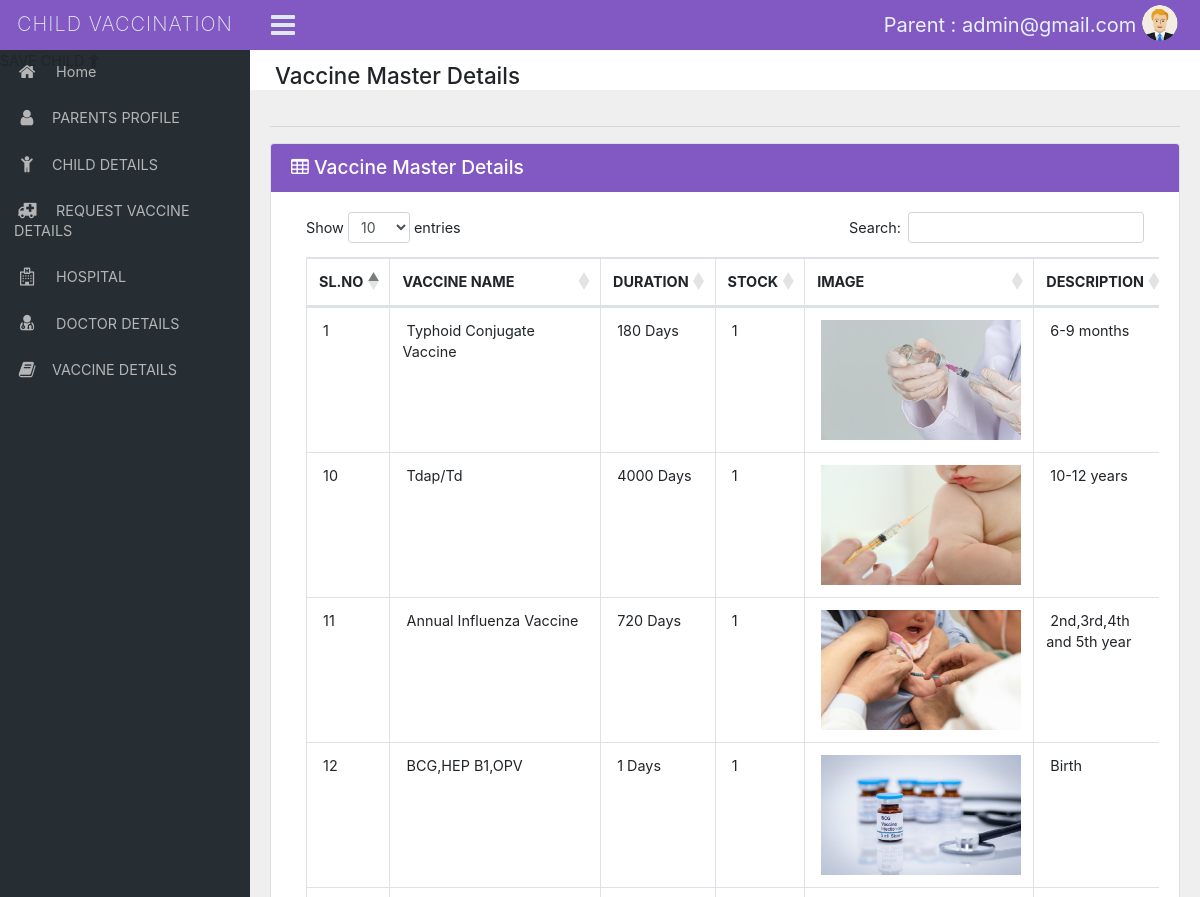
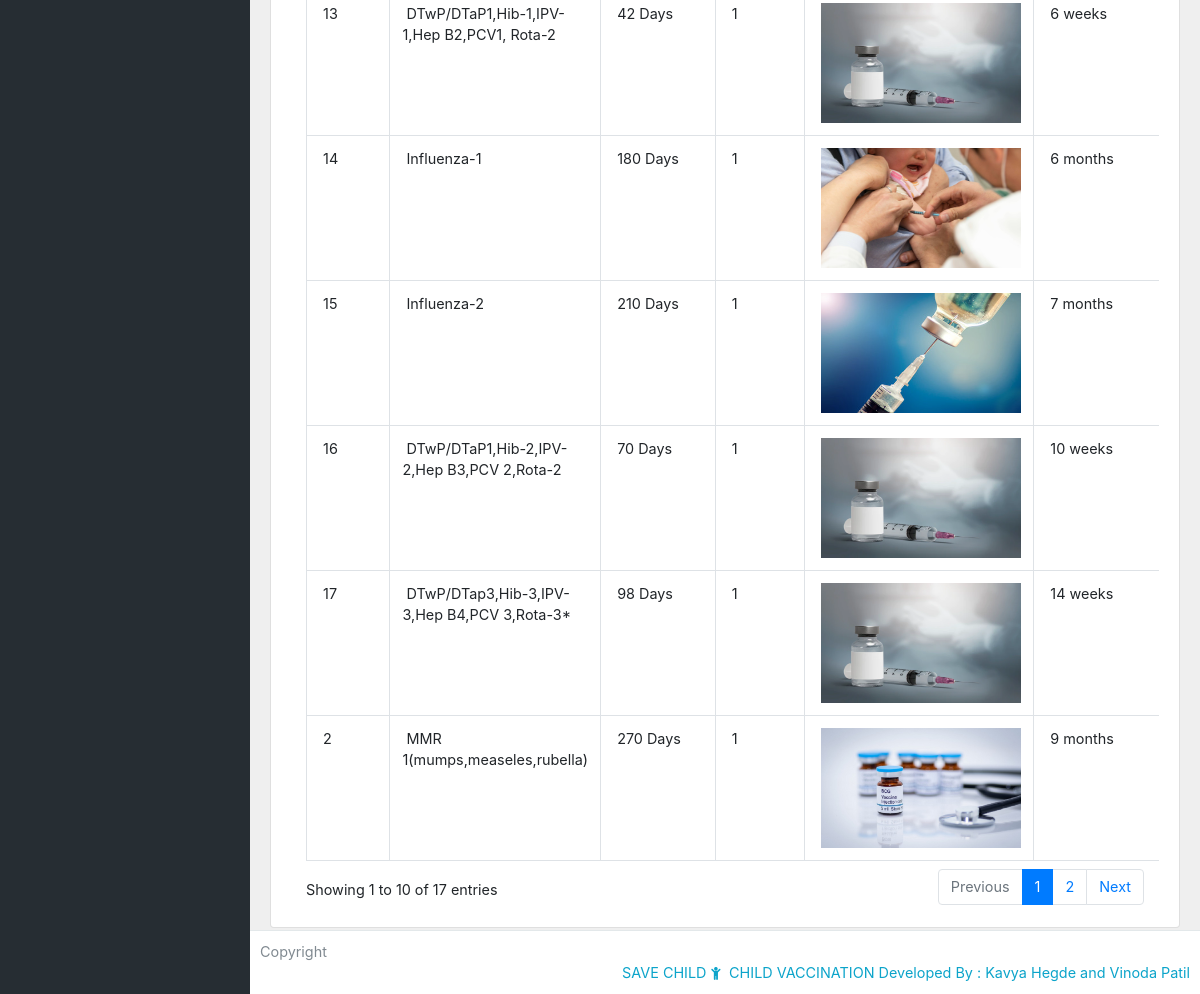
The app's page /parents/Vaccine_market_view.php (signed in) with its own data (2 pictures, top to bottom).
### tables this page shows
CREATE TABLE `vaccine_master` (
  `v_id` int(100) NOT NULL,
  `vname` varchar(100) NOT NULL,
  `duration_type` varchar(100) NOT NULL,
  `duration_of_vaccine` int(11) NOT NULL,
  `stock` int(11) NOT NULL,
  `image` varchar(300) NOT NULL,
  `description` varchar(100) NOT NULL
);

### parents/Vaccine_market_view.php (the view, shortened to what this page needs)
<!DOCTYPE html>
<html lang="en">
<?php include('metadata.php'); ?>
<body class="adminbody">
<div id="main">
<?php include('header.php'); ?>
  <?php include('sidebar.php'); ?>
    <div class="content-page">
        <div class="content">
      <div class="container-fluid">
        <div class="row">
            <div class="col-xl-12">
                <div class="breadcrumb-holder">
                    <h1 class="main-title float-left"> Vaccine Master Details</h1>
                    <div class="clearfix"></div>
                </div>
            </div>
        </div>
        <hr>
<div class="row">
            <div class="col-xs-12 col-sm-12 col-md-12 col-lg-12 col-xl-12">
              <div class="card mb-3">
                <div class="card-header">
                  <h3><i class="fa fa-table"></i> Vaccine Master Details </h3>
                </div>
                <div class="card-body">
                  <div class="table-responsive">
                  <table id="example1" class="table table-bordered table-hover display">
                        <thead>
                          <tr>
    <th>SL.NO</th>
    <th>VACCINE NAME </th>
   	<th>DURATION</th>
    <th>STOCK</th>
    <th>IMAGE</th>
    <th>DESCRIPTION</th>
  </tr>
</thead>
  <tbody>
 <?php
include('../dbconnect/dbconnect.php');
$sl=1;
$sql="select * from vaccine_master ";
$res=mysqli_query($conn,$sql);
while($row=mysqli_fetch_array($res))
{
?>
  <tr>
    <td>&nbsp;<?php echo $sl++;?></td>
    <td>&nbsp;<?php echo $row['vname'];?></td>
	<td>&nbsp;<?php echo $row['duration_of_vaccine'];?>&nbsp;<?php echo $row['duration_type'];?></td>
	<td>&nbsp;<?php echo $row['stock'];?></td>
    <td>&nbsp;<img src="../photos/<?php echo $row['image'];?>" width="200" height="120"></td>
    <td>&nbsp;<?php echo $row['description'];?></td>
  </tr>
  <?php
}
?>
</tbody>
</table>
</div>
                </div>
              </div>
            </div>
            </div>
    </div>
    </div>
  <?php include('footer.php'); ?>
</div>
</body>
</html>

### parents/assets/css/style.css (style rules this page uses)
html { position: relative; min-height: 100%; }
body { font-size: 0.9rem; background-color: #efefef; padding-bottom: 50px; }
img { vertical-align: middle; border: 0; }
.breadcrumb-holder { background-color: #ffffff; margin: 0px -20px 20px -20px; padding: 13px 25px 0 25px; box-shadow: none; }
.breadcrumb-holder .main-title { margin-bottom: 0; font-size: 1.4rem; }
.card-header { color: #ffffff; background-color: rgba(130, 89, 195); border-bottom: 1px solid rgba(111,111,111,.13); }
.card-header h3 { font-weight: 500; line-height: 1.2; font-size: 1.2rem; margin-bottom: 0; }
.row { margin-right: -10px; margin-left: -10px; }
.col, .col-1, .col-10, .col-11, .col-12, .col-2, .col-3, .col-4, .col-5, .col-6, .col-7, .col-8, .col-9, .col-lg, .col-lg-1, .col-lg-10, .col-lg-11, .col-lg-12, .col-lg-2, .col-lg-3, .col-lg-4, .col-lg-5, .col-lg-6, .col-lg-7, .col-lg-8, .col-lg-9, .col-md, .col-md-1, .col-md-10, .col-md-11, .col-md-12, .col-md-2, .col-md-3, .col-md-4, .col-md-5, .col-md-6, .col-md-7, .col-md-8, .col-md-9, .col-sm, .col-sm-1, .col-sm-10, .col-sm-11, .col-sm-12, .col-sm-2, .col-sm-3, .col-sm-4, .col-sm-5, .col-sm-6, .col-sm-7, .col-sm-8, .col-sm-9, .col-xl, .col-xl-1, .col-xl-10, .col-xl-11, .col-xl-12, .col-xl-2, .col-xl-3, .col-xl-4, .col-xl-5, .col-xl-6, .col-xl-7, .col-xl-8, .col-xl-9 { padding-right: 10px; padding-left: 10px; }
.content-page { margin-left: 250px; overflow: hidden; }
.content-page .content { padding: 0 5px; margin-top: 50px; }

### records on screen
vaccine_master: vname "Typhoid Conjugate Vaccine", duration_of_vaccine "180", duration_type "Days", stock "1", image (picture), description "6-9 months"
vaccine_master: vname "MMR 1(mumps,measeles,rubella)", duration_of_vaccine "270", duration_type "Days", stock "1", image (picture), description "9 months"
vaccine_master: vname "Tdap/Td", duration_of_vaccine "4000", duration_type "Days", stock "1", image (picture), description "10-12 years"
vaccine_master: vname "Annual Influenza Vaccine", duration_of_vaccine "720", duration_type "Days", stock "1", image (picture), description "2nd,3rd,4th and 5th year"
vaccine_master: vname "BCG,HEP B1,OPV", duration_of_vaccine "1", duration_type "Days", stock "1", image (picture), description "Birth"
vaccine_master: vname "DTwP/DTaP1,Hib-1,IPV-1,Hep B2,PCV1, Rota-2", duration_of_vaccine "42", duration_type "Days", stock "1", image (picture), description "6 weeks"
vaccine_master: vname "Influenza-1", duration_of_vaccine "180", duration_type "Days", stock "1", image (picture), description "6 months"
vaccine_master: vname "Influenza-2", duration_of_vaccine "210", duration_type "Days", stock "1", image (picture), description "7 months"
vaccine_master: vname "DTwP/DTaP1,Hib-2,IPV-2,Hep B3,PCV 2,Rota-2", duration_of_vaccine "70", duration_type "Days", stock "1", image (picture), description "10 weeks"
vaccine_master: vname "DTwP/DTap3,Hib-3,IPV-3,Hep B4,PCV 3,Rota-3*", duration_of_vaccine "98", duration_type "Days", stock "1", image (picture), description "14 weeks"

### other values on screen
$_SESSION['uname'] "admin@gmail.com"
